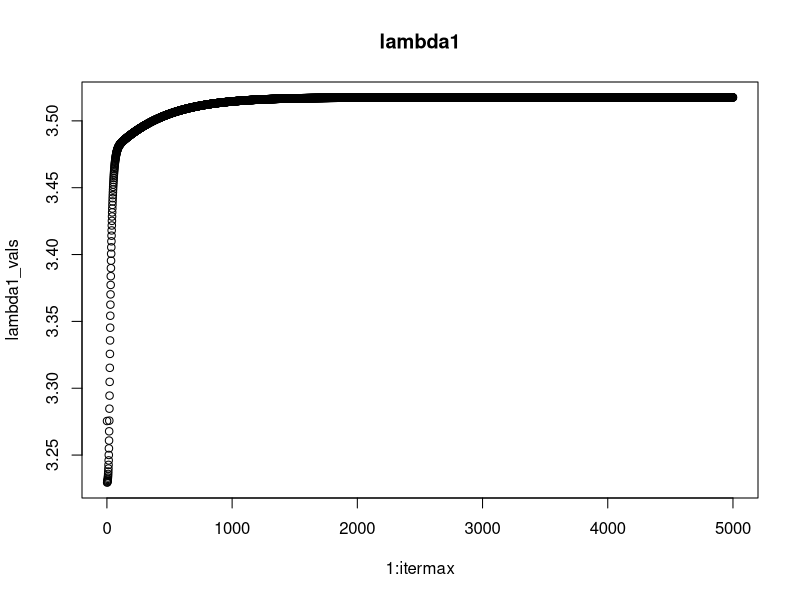
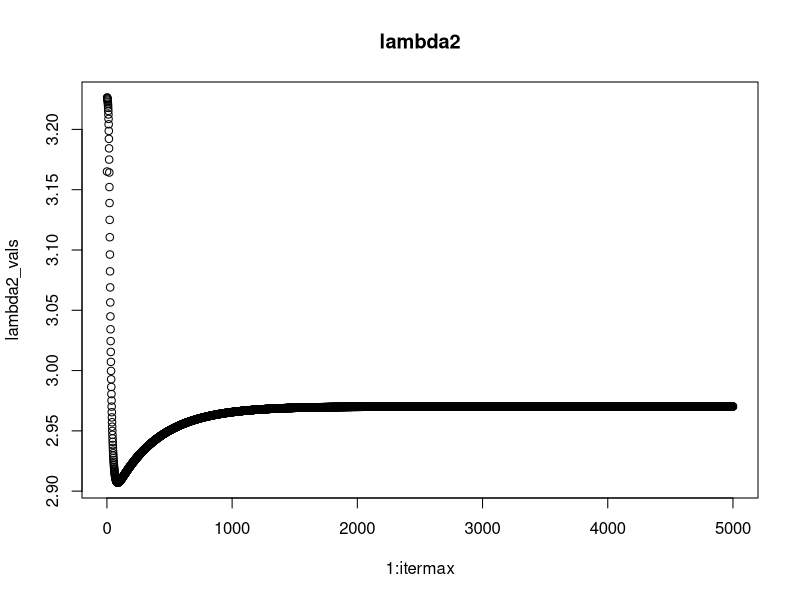
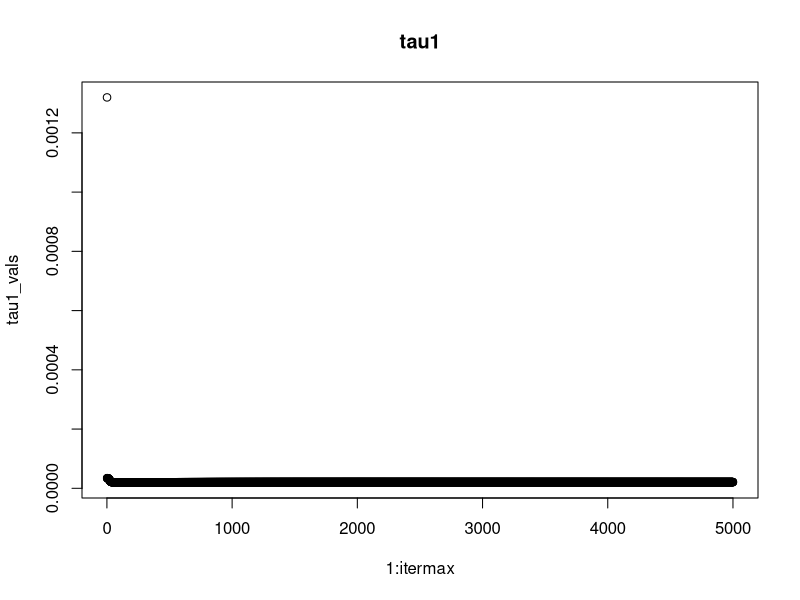
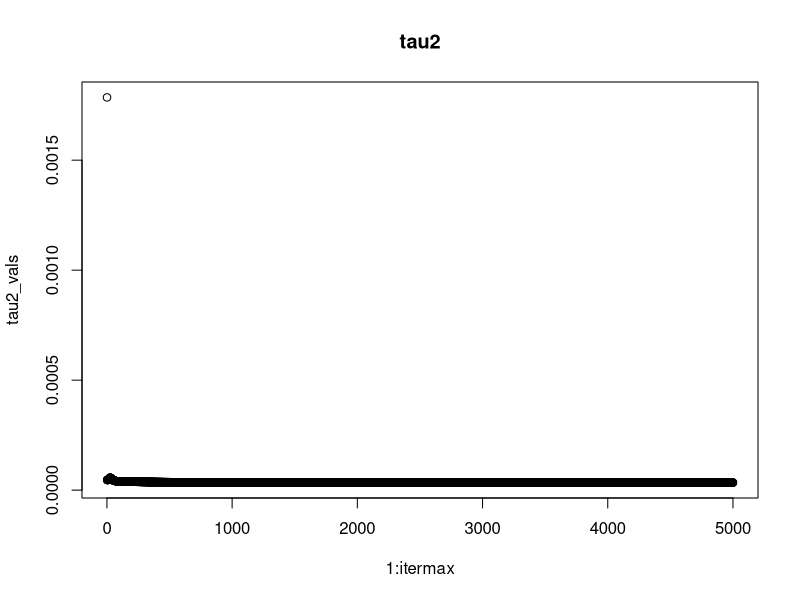
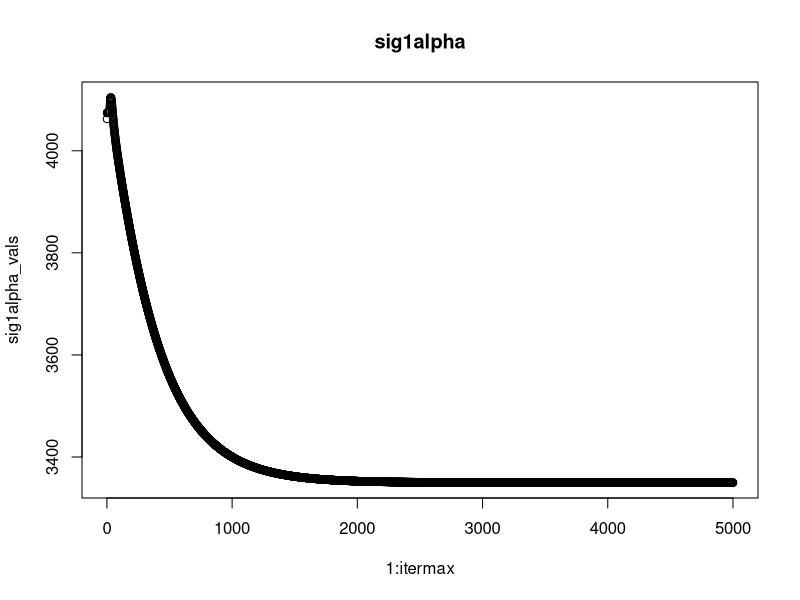
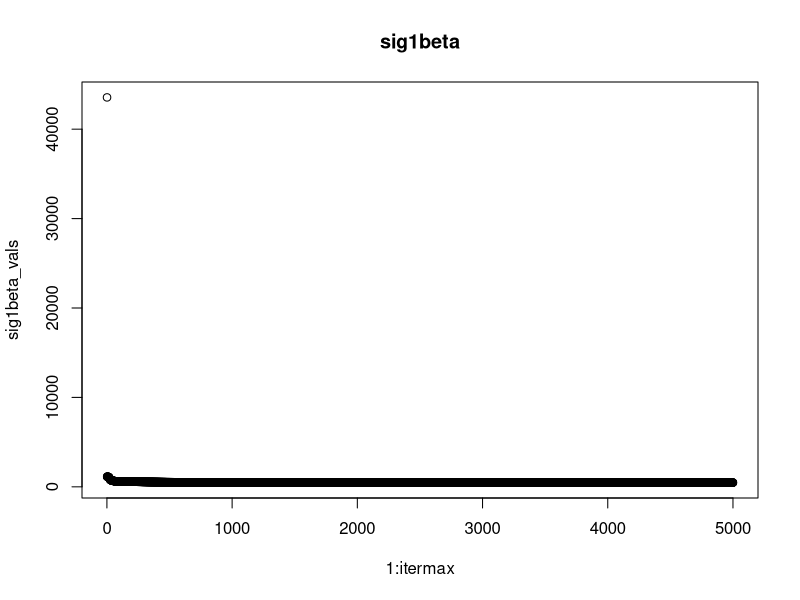
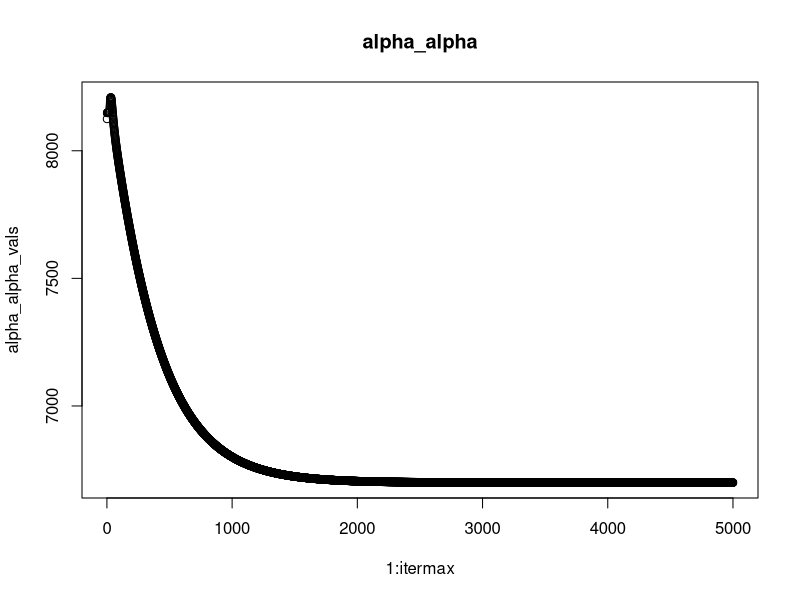
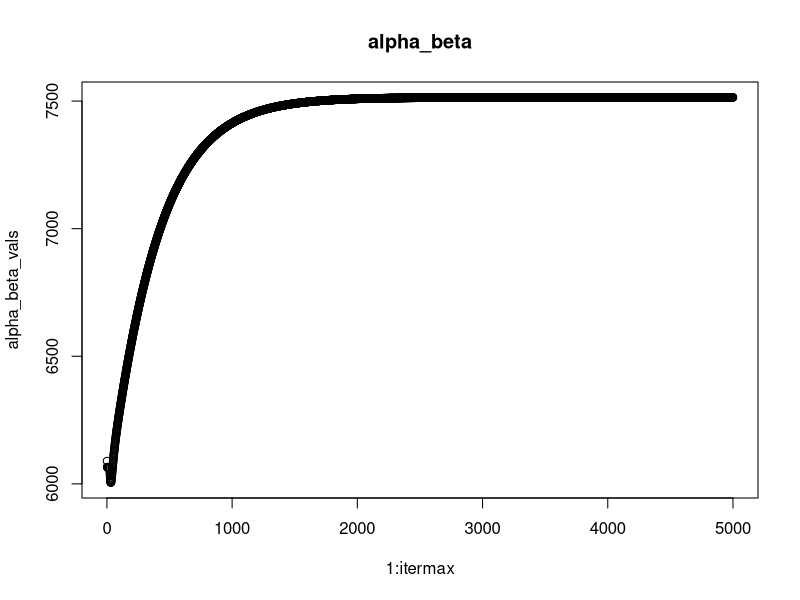

Generate these figures, in order, with R:
tbl <- read.csv('train_ratings.csv');
y_train <- tbl$avg_rating;
tbl2 <- read.csv('test_ratings.csv');
y_test <- tbl2$avg_rating;
y = y_train;

nu0 = 1;
sigmasq0 = 1;
k0 = 0.1;
mu01 = 2.5;
mu02 = 2.5;
num_components = 2;
ber_p1 <- array(data=0.5, dim=length(y));
ber_p2 <- array(data=1-ber_p1[1],dim=length(y));
sig1alpha <- 1;
sig1beta <- 0.5*nu0*sigmasq0
sig2alpha <- 1;
sig2beta <- 0.5*nu0*sigmasq0;
lambda1 <- 2.6;
tau1 <- sigmasq0/k0;
lambda2 <- 2.4;
tau2 <- sigmasq0/k0;
alpha_alpha <- 1;
alpha_beta <- 1;

itermax = 5000;
lambda1_vals = array(dim=itermax);
lambda2_vals = array(dim=itermax);
tau1_vals = array(dim=itermax);
tau2_vals = array(dim=itermax);
sig1alpha_vals = array(dim=itermax);
sig1beta_vals = array(dim=itermax);
alpha_alpha_vals = array(dim=itermax);
alpha_beta_vals = array(dim=itermax);

iters = 1;
while (iters <= itermax) {
    neg_log_sigsq1 = digamma(sig1alpha)-log(sig1beta);
    neg_log_sigsq2 = digamma(sig2alpha)-log(sig2beta);
    reciprocal_sigsq1 = sig1alpha/sig1beta;
    reciprocal_sigsq2 = sig2alpha/sig2beta;
    mu1_sq = tau1+lambda1^2;
    mu2_sq = tau2+lambda2^2;
    log_alpha = digamma(alpha_alpha)-digamma(alpha_alpha+alpha_beta);
    log_1minus_alpha = digamma(alpha_beta)-digamma(alpha_alpha+alpha_beta);
    w = 0.5*neg_log_sigsq1-0.5*reciprocal_sigsq1*(y^2-2*lambda1*y+mu1_sq)-0.5*neg_log_sigsq2+0.5*reciprocal_sigsq2*(y^2-2*lambda2*y+mu2_sq)+log_alpha-log_1minus_alpha;
    ber_p1 = exp(w)/(1+exp(w));
    ber_p2 = 1-ber_p1;
    sig1alpha = 0.5*(sum(ber_p1)+nu0);
    sig1beta = 0.5*(nu0*sigmasq0+sum(ber_p1*(y^2-2*y*lambda1+mu1_sq))+k0*(mu01^2-2*mu01*lambda1+mu1_sq));
    sig2alpha = 0.5*(sum(ber_p2)+nu0);
    sig2beta = 0.5*(nu0*sigmasq0+sum(ber_p2*(y^2-2*y*lambda2+mu2_sq))+k0*(mu02^2-2*mu02*lambda2+mu2_sq));
    reciprocal_sigsq1 = sig1alpha/sig1beta;
    reciprocal_sigsq2 = sig2alpha/sig2beta;
    lambda1 = (sum(ber_p1*y)+k0*mu01)/(sum(ber_p1)+k0);
    lambda1_vals[iters] = lambda1;
    tau1 = 1/(reciprocal_sigsq1*(sum(ber_p1)+k0));
    lambda2 = (sum(ber_p2*y)+k0*mu02)/(sum(ber_p2)+k0);
    lambda2_vals[iters] = lambda2;
    tau2 = 1/(reciprocal_sigsq2*(sum(ber_p2)+k0));
    tau1_vals[iters] = tau1;
    tau2_vals[iters] = tau2;
    sig1alpha_vals[iters] = sig1alpha;
    sig1beta_vals[iters] = sig1beta;
    alpha_alpha = sum(ber_p1)+1;
    alpha_beta = sum(ber_p2)+1;
    alpha_alpha_vals[iters] = alpha_alpha;
    alpha_beta_vals[iters] = alpha_beta;
    iters = iters+1;
}

plot(1:itermax, lambda1_vals, main='lambda1');
dev.new();
plot(1:itermax, lambda2_vals, main='lambda2');
dev.new();
plot(1:itermax, tau1_vals, main='tau1');
dev.new();
plot(1:itermax, tau2_vals, main='tau2');
dev.new();
plot(1:itermax, sig1alpha_vals, main='sig1alpha');
dev.new();
plot(1:itermax, sig1beta_vals, main='sig1beta');
dev.new();
plot(1:itermax, alpha_alpha_vals, main='alpha_alpha');
dev.new();
plot(1:itermax, alpha_beta_vals, main='alpha_beta');
print('lambda1');
print(lambda1);
print('lambda2');
print(lambda2);
print('tau1');
print(tau1);
print('tau2');
print(tau2);
print('alpha_alpha');
print(alpha_alpha);
print('alpha_beta');
print(alpha_beta);

sample_size = 100;
y_pred = array(dim=sample_size);
num_bins = 6;
bins = (0:(num_bins-1))*(5/(num_bins-1));
bins = c(0, bins);
pred_bins = array(data=0, dim=length(bins));
for (i in 1:sample_size) {
    mu_draw = c(rnorm(mean=lambda1, sd=sqrt(tau1), n=1), rnorm(mean=lambda2, sd=sqrt(tau2), n=1));
    sigmasq_draw = c(1/rgamma(shape=sig1alpha, rate=sig1beta, n=1), 1/rgamma(shape=sig2alpha, rate=sig2beta, n=1));
    alpha_draw1 = rbeta(shape1=alpha_alpha, shape2=alpha_beta, n=1);
    alpha_draw = c(alpha_draw1, 1-alpha_draw1);
    y = -1;
    if (runif(n=1) < alpha_draw[1]) {
        y = rnorm(n=1, mean=mu_draw[1], sd=sqrt(sigmasq_draw[1]));
    }
    else {
        y = rnorm(n=1, mean=mu_draw[2], sd=sqrt(sigmasq_draw[2]));
    }
    y_pred[i] = y;
    if (y < 0) {
        pred_bins[1] = pred_bins[1]+1;
    }
    else {
        index = which.min(abs(y-bins[2:length(bins)]));
        if (bins[index+1] > y) {
            pred_bins[index] = pred_bins[index]+1;
        }
        else {
            pred_bins[index+1] = pred_bins[index+1]+1;
        }
    }
}
test_bins = array(data=0, dim=length(bins));
for (i in 1:length(y_test)) {
    if (y_test[i] < 0) {
        test_bins[1] = test_bins[1]+1;
    }
    else {
        index = which.min(abs(y_test[i]-bins[2:length(bins)]));
        if (bins[index+1] > y_test[i]) {
            test_bins[index] = test_bins[index]+1;
        }
        else {
            test_bins[index+1] = test_bins[index+1]+1;
        }
    }
}
print((pred_bins > 0));
test_bins = test_bins[pred_bins > 0];
pred_bins = pred_bins[pred_bins > 0];
pred_bins = pred_bins*length(y_test)/sample_size;
print(sum(((pred_bins-test_bins)^2)/pred_bins));
print(pred_bins);
print(test_bins);
print(bins);
dev.new();
hist(y_pred, plot=TRUE, main='Histogram of predicted values from Variational Inference');
dev.new();
hist(y_test, plot=TRUE, main='Histogram of holdout data');
